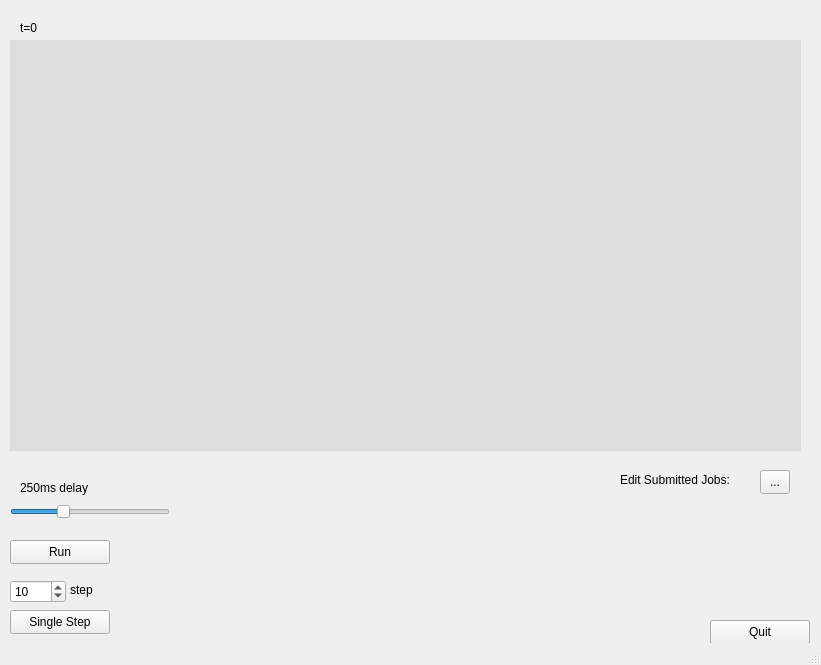
<?xml version="1.0" encoding="UTF-8"?>
<ui version="4.0">
 <class>MainWindow</class>
 <widget class="QMainWindow" name="MainWindow">
  <property name="geometry">
   <rect>
    <x>0</x>
    <y>0</y>
    <width>821</width>
    <height>665</height>
   </rect>
  </property>
  <property name="windowTitle">
   <string>ATLAS Simulation</string>
  </property>
  <widget class="QWidget" name="centralwidget">
   <widget class="MplWidget" name="mpl" native="true">
    <property name="geometry">
     <rect>
      <x>10</x>
      <y>40</y>
      <width>791</width>
      <height>411</height>
     </rect>
    </property>
    <property name="sizePolicy">
     <sizepolicy hsizetype="Expanding" vsizetype="Expanding">
      <horstretch>0</horstretch>
      <verstretch>0</verstretch>
     </sizepolicy>
    </property>
    <property name="styleSheet">
     <string notr="true">background-color: rgb(221, 221, 221);</string>
    </property>
   </widget>
   <widget class="QPushButton" name="quitBtn">
    <property name="geometry">
     <rect>
      <x>710</x>
      <y>620</y>
      <width>100</width>
      <height>24</height>
     </rect>
    </property>
    <property name="text">
     <string>Quit</string>
    </property>
   </widget>
   <widget class="QPushButton" name="stepBtn">
    <property name="geometry">
     <rect>
      <x>10</x>
      <y>610</y>
      <width>100</width>
      <height>24</height>
     </rect>
    </property>
    <property name="text">
     <string>Single Step</string>
    </property>
    <property name="autoRepeat">
     <bool>true</bool>
    </property>
    <property name="autoRepeatInterval">
     <number>500</number>
    </property>
   </widget>
   <widget class="QSpinBox" name="stepSize">
    <property name="geometry">
     <rect>
      <x>10</x>
      <y>580</y>
      <width>56</width>
      <height>23</height>
     </rect>
    </property>
    <property name="wrapping">
     <bool>false</bool>
    </property>
    <property name="buttonSymbols">
     <enum>QAbstractSpinBox::UpDownArrows</enum>
    </property>
    <property name="specialValueText">
     <string/>
    </property>
    <property name="minimum">
     <number>1</number>
    </property>
    <property name="maximum">
     <number>1000</number>
    </property>
    <property name="singleStep">
     <number>1</number>
    </property>
    <property name="value">
     <number>10</number>
    </property>
   </widget>
   <widget class="QPushButton" name="startStop">
    <property name="geometry">
     <rect>
      <x>10</x>
      <y>540</y>
      <width>100</width>
      <height>24</height>
     </rect>
    </property>
    <property name="text">
     <string>Run</string>
    </property>
    <property name="autoRepeat">
     <bool>false</bool>
    </property>
    <property name="flat">
     <bool>false</bool>
    </property>
   </widget>
   <widget class="QLabel" name="stepsizelabel">
    <property name="geometry">
     <rect>
      <x>70</x>
      <y>580</y>
      <width>71</width>
      <height>20</height>
     </rect>
    </property>
    <property name="text">
     <string>step</string>
    </property>
   </widget>
   <widget class="QToolButton" name="toolButton">
    <property name="geometry">
     <rect>
      <x>760</x>
      <y>470</y>
      <width>30</width>
      <height>24</height>
     </rect>
    </property>
    <property name="text">
     <string>...</string>
    </property>
   </widget>
   <widget class="QLabel" name="label">
    <property name="geometry">
     <rect>
      <x>620</x>
      <y>470</y>
      <width>131</width>
      <height>20</height>
     </rect>
    </property>
    <property name="text">
     <string>Edit Submitted Jobs:</string>
    </property>
   </widget>
   <widget class="QLabel" name="timeLabel">
    <property name="geometry">
     <rect>
      <x>20</x>
      <y>20</y>
      <width>411</width>
      <height>16</height>
     </rect>
    </property>
    <property name="text">
     <string>t=0</string>
    </property>
   </widget>
   <widget class="QSlider" name="simspeedSlider">
    <property name="geometry">
     <rect>
      <x>10</x>
      <y>500</y>
      <width>160</width>
      <height>23</height>
     </rect>
    </property>
    <property name="minimum">
     <number>50</number>
    </property>
    <property name="maximum">
     <number>1000</number>
    </property>
    <property name="singleStep">
     <number>5</number>
    </property>
    <property name="pageStep">
     <number>50</number>
    </property>
    <property name="value">
     <number>350</number>
    </property>
    <property name="orientation">
     <enum>Qt::Horizontal</enum>
    </property>
    <property name="invertedAppearance">
     <bool>false</bool>
    </property>
    <property name="invertedControls">
     <bool>true</bool>
    </property>
   </widget>
   <widget class="QLabel" name="simspeedLabel">
    <property name="geometry">
     <rect>
      <x>20</x>
      <y>480</y>
      <width>91</width>
      <height>16</height>
     </rect>
    </property>
    <property name="text">
     <string>250ms delay</string>
    </property>
   </widget>
   <widget class="QWidget" name="gridLayoutWidget">
    <property name="geometry">
     <rect>
      <x>210</x>
      <y>460</y>
      <width>381</width>
      <height>181</height>
     </rect>
    </property>
    <layout class="QGridLayout" name="statusLayout"/>
   </widget>
  </widget>
  <widget class="QStatusBar" name="statusbar"/>
 </widget>
 <customwidgets>
  <customwidget>
   <class>MplWidget</class>
   <extends>QWidget</extends>
   <header location="global">ui.mplwidget</header>
   <container>1</container>
  </customwidget>
 </customwidgets>
 <resources/>
 <connections/>
</ui>
